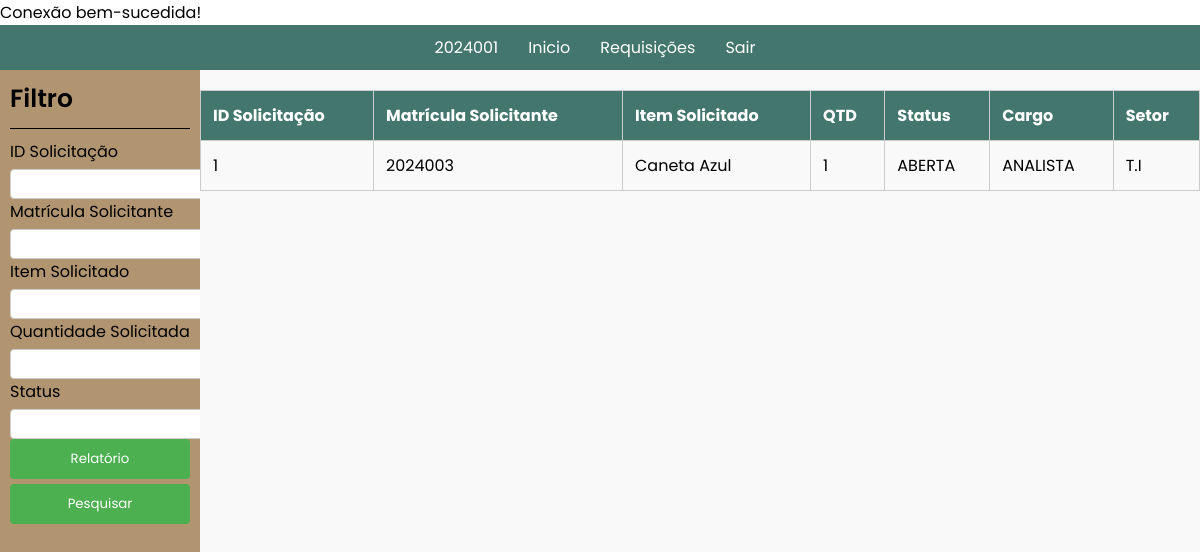
/05.1Aprovador_Visu_Req/index.php (signed in), run on the app's committed database.
### tables this page shows
CREATE TABLE `requisicao` (
  `QuantidadeItem` int(11) DEFAULT NULL,
  `CargoFuncionario` varchar(100) DEFAULT NULL,
  `ID_Solicitacao` int(11) NOT NULL,
  `NomeItem` varchar(100) DEFAULT NULL,
  `SetorFuncionario` varchar(100) DEFAULT NULL,
  `StatusSolicitacao` varchar(50) DEFAULT NULL,
  `DataSolicitacao` timestamp NOT NULL DEFAULT current_timestamp() ON UPDATE current_timestamp(),
  `FK_ITEM_ID_Item` int(11) DEFAULT NULL,
  `FK_CONTA_Matricula` int(11) DEFAULT NULL
);

### 05.1Aprovador_Visu_Req/index.php (the view, shortened to what this page needs)
<!DOCTYPE html>
<html lang="en">
<head>
    <link rel="stylesheet" href="style.css">
    <link rel="stylesheet" href="../src/css/reset.css">
    <link rel="stylesheet" href="../src/css/font.css">
    <link rel="stylesheet" href="../src/css/printParametre.css">
</head>
<?php
$atual = $_SESSION['matricula'];
$setor_session = $_SESSION['nomeSetor'];
include '../src/db/db_connection.php';
?>
<body>
    <nav>
        <ul>
            <?php
            $menu_items = array(
                $atual => "ID.php",
                "Inicio" => "../05.Aprovador_Inicial_Aprovar/index.php",
                "Requisições" =>"../05.1Aprovador_Visu_Req/index.php",
                "Sair" => "../00.Login/index.php"
            );
            foreach ($menu_items as $label => $url) {
                echo '<li><a href="' . $url . '">' . $label . '</a></li>';
            }
            ?>
        </ul>
    </nav>
    <div class="content">
        <div class="menuLateral">
            <h4>Filtro</h4>
            <form action="" method="get">
                <div>
                    <label for="idSolicitação">ID Solicitação</label>
                    <input type="number" name="idSolicitação" id="idSolicitação" value="<?php echo isset($_GET['idSolicitação']) ? $_GET['idSolicitação'] : ''; ?>">
                </div>
                <div>
                    <label for="MatriculaSolicitante">Matrícula Solicitante</label>
                    <input type="text" name="MatriculaSolicitante" id="MatriculaSolicitante" value="<?php echo isset($_GET['MatriculaSolicitante']) ? $_GET['MatriculaSolicitante'] : ''; ?>">
                </div>
                <div>
                    <label for="itemSolicitado">Item Solicitado</label>
                    <input type="text" name="itemSolicitado" id="itemSolicitado" value="<?php echo isset($_GET['itemSolicitado']) ? $_GET['itemSolicitado'] : ''; ?>">
                </div>
                <div>
                    <label for="quantidade">Quantidade Solicitada</label>
                    <input type="number" name="quantidade" id="quantidade" value="<?php echo isset($_GET['quantidade']) ? $_GET['quantidade'] : ''; ?>">
                </div>
                <div>
                    <label for="statusSolicitacao">Status</label>
                    <input type="text" name="statusSolicitacao" id="statusSolicitacao" value="<?php echo isset($_GET['statusSolicitacao']) ? $_GET['statusSolicitacao'] : ''; ?>">
                </div>
                <div class="relatorio">
                    <button type="button" onclick="imprimirRelatorio()">Relatório</button>
                </div>
                <div class="pesquisa">
                    <button type="submit">Pesquisar</button>
                </div>
            </form>
        </div>
        <div class="dataGrid printableArea">
            <table>
                <thead>
                    <tr>
                        <th>ID Solicitação</th>
                        <th>Matrícula Solicitante</th>
                        <th>Item Solicitado</th>
                        <th>QTD</th>
                        <th>Status</th>
                        <th>Cargo</th>
                        <th>Setor</th>
                    </tr>
                </thead>
                <tbody>
                <?php
                $sql = "SELECT ID_Solicitacao, NomeItem, QuantidadeItem, StatusSolicitacao, CargoFuncionario, SetorFuncionario, FK_CONTA_Matricula
                        FROM requisicao
                        WHERE SetorFuncionario = '$setor_session'";
                $result = $conn->query($sql);
                if ($result->num_rows > 0) {
                    while ($row = $result->fetch_assoc()) {
                        $id_solicitacao = $row['ID_Solicitacao'];
                        $matricula_funcionario = $row['FK_CONTA_Matricula'];
                        $item = $row['NomeItem'];
                        $quantidade = $row['QuantidadeItem'];
                        $status = $row['StatusSolicitacao'];
                        $cargo = $row['CargoFuncionario'];
                        $setor = $row['SetorFuncionario'];
                        echo "<tr>
                                <td>{$id_solicitacao}</td>
                                <td>{$matricula_funcionario}</td>
                                <td>{$item}</td>
                                <td>{$quantidade}</td>
                                <td>{$status}</td>
                                <td>{$cargo}</td>
                                <td>{$setor}</td>
                              </tr>";
                    }
                } else {
                    echo "<tr><td colspan='7'>Nenhum registro encontrado</td></tr>";
                }
                ?>
                </tbody>
            </table>
        </div>
    </div>
</body>
</html>

### 05.1Aprovador_Visu_Req/style.css (style rules this page uses)
html, body { height: 100%; margin: 0; }
body { display: flex; flex-direction: column; margin: 0; padding: 0; }
nav { background-color: #43766c; padding: 10px 0; width: 100%; }
nav ul { list-style-type: none; margin: 0; padding: 0; text-align: center; }
nav ul li { display: inline; margin-right: 10px; }
nav ul li a { color: #fff; text-decoration: none; padding: 5px 10px; }
.content { display: flex; flex: 1; }
.menuLateral { background-color: #B19470; width: 200px; display: flex; flex-direction: column; padding: 10px; }
.dataGrid { flex: 1; background-color: #f9f9f9; }
label { display: block; margin-bottom: 5px; }
input { height: 30px; border: 1px solid #ccc; border-radius: 4px; box-sizing: border-box; }
button { background-color: #4CAF50; color: white; border: none; padding: 10px 20px; border-radius: 4px; cursor: pointer; width: 100%; }
table { width: 100%; border-collapse: collapse; margin-top: 20px; }
th, td { border: 1px solid #ccc; padding: 12px; text-align: left; }
th { background-color: #43766c; color: white; }
.relatorio { margin-bottom: 5px; }
.relatorio { margin-top: auto; }
h4 { font-size: 25px; font-weight: 600; padding-bottom: 10px; border-bottom: 1px solid black; margin-bottom: 10px; }

### data on the page
requisicao: ID_Solicitacao "1", FK_CONTA_Matricula "2024003", NomeItem "Caneta Azul", QuantidadeItem "1", StatusSolicitacao "ABERTA", CargoFuncionario "ANALISTA", SetorFuncionario "T.I"

### other printed values
$label "2024001"
$label "Inicio"
$label "Requisições"
$label "Sair"
